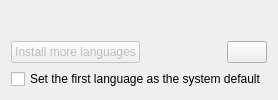
     <widget class="QWidget" name="m_tabTranslations">
      <attribute name="title">
       <string>Languages</string>
      </attribute>
      <layout class="QVBoxLayout" name="verticalLayout_2">
       <item>
        <widget class="KActionSelector" name="m_selectTranslations">
         <property name="availableLabel">
          <string>Available Languages:</string>
         </property>
         <property name="selectedLabel">
          <string>Preferred Languages:</string>
         </property>
         <property name="availableInsertionPolicy">
          <enum>KActionSelector::BelowCurrent</enum>
         </property>
        </widget>
       </item>
       <item>
        <layout class="QHBoxLayout" name="horizontalLayout_9">
         <item>
          <widget class="KPushButton" name="m_buttonTranslationsInstall">
           <property name="enabled">
            <bool>false</bool>
           </property>
           <property name="text">
            <string>Install more languages</string>
           </property>
          </widget>
         </item>
         <item>
          <spacer name="horizontalSpacer">
           <property name="orientation">
            <enum>Qt::Horizontal</enum>
           </property>
           <property name="sizeHint" stdset="0">
            <size>
             <width>40</width>
             <height>20</height>
            </size>
           </property>
          </spacer>
         </item>
         <item>
          <widget class="KPushButton" name="m_buttonDefaultTranslations"/>
         </item>
        </layout>
       </item>
       <item>
        <widget class="QCheckBox" name="m_systemWide">
         <property name="text">
          <string>Set the first language as the system default</string>
         </property>
        </widget>
       </item>
      </layout>
     </widget>
